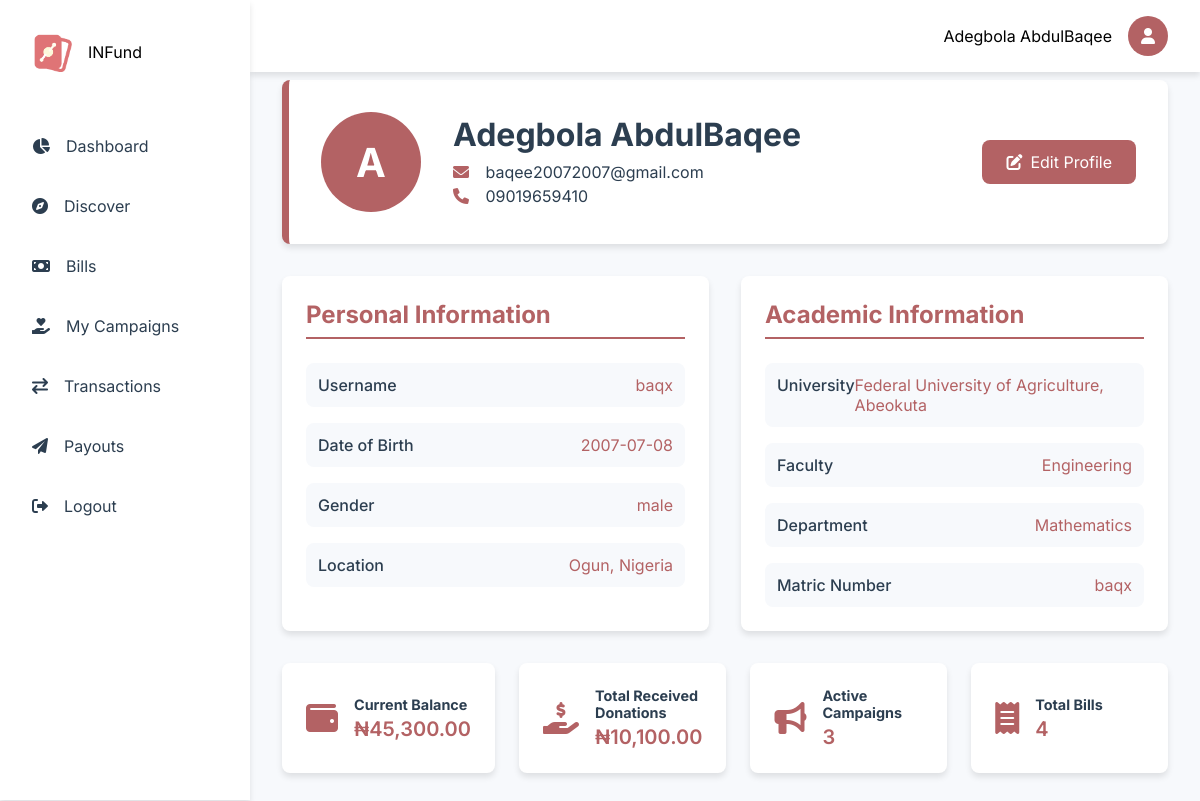
Screenshot of /dashboard/profile.php (signed in) with the database file from the repository.
### tables this page shows
CREATE TABLE `users` (
  `id` int(11) NOT NULL,
  `fullname` varchar(1000) NOT NULL,
  `email` varchar(200) DEFAULT NULL,
  `balance` decimal(15,2) NOT NULL DEFAULT 0.00,
  `username` varchar(30) NOT NULL,
  `phone` varchar(30) DEFAULT NULL,
  `dob` varchar(200) DEFAULT NULL,
  `country` varchar(200) DEFAULT NULL,
  `state` varchar(1000) DEFAULT NULL,
  `university` varchar(1000) DEFAULT NULL,
  `faculty` varchar(1000) DEFAULT NULL,
  `department` varchar(1000) DEFAULT NULL,
  `matric_no` varchar(1000) NOT NULL,
  `password` varchar(1000) DEFAULT NULL,
  `level` varchar(200) NOT NULL DEFAULT '100',
  `bank_id` varchar(200) DEFAULT NULL,
  `bank_account_name` varchar(200) DEFAULT NULL,
  `account_number` int(30) DEFAULT NULL,
  `created_at` varchar(1000) DEFAULT current_timestamp(),
  `last_login` varchar(1000) DEFAULT current_timestamp(),
  `gender` varchar(1000) DEFAULT NULL
);

CREATE TABLE `universities` (
  `id` bigint(20) UNSIGNED NOT NULL,
  `abbreviation` varchar(10) NOT NULL,
  `name` varchar(255) NOT NULL,
  `type` enum('Federal','State','Uniformed','Private') NOT NULL,
  `country` varchar(50) DEFAULT 'Nigeria',
  `email` varchar(1000) DEFAULT NULL,
  `password` varchar(1000) DEFAULT NULL,
  `secret_code` varchar(1000) DEFAULT NULL,
  `logo` varchar(1000) NOT NULL DEFAULT 'default.png'
);

### includes/user/functions.php (called while the page is built, shortened)
<?php
function getUserDetails(string $email): array
{
    global $conn;
    if (strpos($email, "@")) {
        $query = "SELECT * FROM users WHERE email = ?";
    } else {
        $query = "SELECT * FROM users WHERE id = ?";
    }
    $stmt = $conn->prepare($query);
    $stmt->bind_param("s", $email);
    $stmt->execute();
    $result = $stmt->get_result();
    $data = $result->fetch_assoc();
    return $data;
}
?>

### includes/get_universities.php (called while the page is built, shortened)
<?php
function get_university($abbr)
{
    global $conn;
    $stmt = $conn->prepare("SELECT * FROM universities WHERE abbreviation=?");
    $stmt->bind_param("s", $abbr);
    $stmt->execute();
    $result = $stmt->get_result();
    $university = [];
    while ($row = $result->fetch_assoc()) {
        $university[] = $row;
    }
    return $university;
}

### includes/user/profile_functions.php (called while the page is built, shortened)
<?php
function getUserStats($user_id) {
    global $conn;
    $stats = array(
        'total_donations' => 0,
        'active_campaigns' => 0,
        'total_bills' => 0
    );
    $query = "SELECT SUM(amount) as total_donations
              FROM donations d
              JOIN campaigns c ON d.campaign_id = c.id
              WHERE c.uid = ?";
    $stmt = $conn->prepare($query);
    $stmt->bind_param("i", $user_id);
    $stmt->execute();
    $result = $stmt->get_result();
    if($row = $result->fetch_assoc()) {
        $stats['total_donations'] = $row['total_donations'] ?? 0;
    }
    $query = "SELECT COUNT(*) as active_campaigns
              FROM campaigns
              WHERE uid = ? AND status = 'active'";
    $stmt = $conn->prepare($query);
    $stmt->bind_param("i", $user_id);
    $stmt->execute();
    $result = $stmt->get_result();
    if($row = $result->fetch_assoc()) {
        $stats['active_campaigns'] = $row['active_campaigns'];
    }
    $query = "SELECT COUNT(*) as total_bills
              FROM payments p
              JOIN bills b ON p.bill_id = b.id
              WHERE p.student_id = ?";
    $stmt = $conn->prepare($query);
    $stmt->bind_param("i", $user_id);
    $stmt->execute();
    $result = $stmt->get_result();
    if($row = $result->fetch_assoc()) {
        $stats['total_bills'] = $row['total_bills'];
    }
    return $stats;
}

### dashboard/profile.php (the view, shortened to what this page needs)
<?php
$page = "Profile";
$css1="profile";
include '../config/config.php';
include '../includes/get_universities.php';
include '../includes/user/profile_functions.php';
include '../includes/user/nav.php';
$university = get_university($my_details['university']);
$user_stats = getUserStats($_SESSION['user_id']);
?>
<main class="main-content">
    <div class="profile-header">
        <div class="profile-avatar">
            <?php echo strtoupper(substr($my_details['fullname'], 0, 1)); ?>
        </div>
        <div class="profile-info">
            <h1><?php echo $my_details['fullname']; ?></h1>
            <p><i class="fas fa-envelope"></i> <?php echo $my_details['email']; ?></p>
            <p><i class="fas fa-phone"></i> <?php echo $my_details['phone']; ?></p>
        </div>
        <a href="edit-profile.php" class="edit-profile-btn">
            <i class="fas fa-edit"></i> Edit Profile
        </a>
    </div>
    <div class="profile-grid">
        <div class="profile-section">
            <h2>Personal Information</h2>
            <div class="info-card">
                <div class="info-item">
                    <span class="label">Username</span>
                    <span class="value"><?php echo $my_details['username']; ?></span>
                </div>
                <div class="info-item">
                    <span class="label">Date of Birth</span>
                    <span class="value"><?php echo $my_details['dob']; ?></span>
                </div>
                <div class="info-item">
                    <span class="label">Gender</span>
                    <span class="value"><?php echo $my_details['gender']; ?></span>
                </div>
                <div class="info-item">
                    <span class="label">Location</span>
                    <span class="value"><?php echo $my_details['state'] . ', ' . $my_details['country']; ?></span>
                </div>
            </div>
        </div>
        <div class="profile-section">
            <h2>Academic Information</h2>
            <div class="info-card">
                <div class="info-item">
                    <span class="label">University</span>
                    <span class="value"><?php echo $university[0]['name']; ?></span>
                </div>
                <div class="info-item">
                    <span class="label">Faculty</span>
                    <span class="value"><?php echo $my_details['faculty']; ?></span>
                </div>
                <div class="info-item">
                    <span class="label">Department</span>
                    <span class="value"><?php echo $my_details['department']; ?></span>
                </div>
                <div class="info-item">
                    <span class="label">Matric Number</span>
                    <span class="value"><?php echo $my_details['matric_no']; ?></span>
                </div>
            </div>
        </div>
    </div>
    <div class="stats-grid">
        <div class="stat-card">
            <i class="fas fa-wallet"></i>
            <div class="stat-info">
                <h3>Current Balance</h3>
                <p>₦<?php echo number_format($my_details['balance'], 2); ?></p>
            </div>
        </div>
        <div class="stat-card">
            <i class="fas fa-hand-holding-usd"></i>
            <div class="stat-info">
                <h3>Total Received Donations</h3>
                <p>₦<?php echo number_format($user_stats['total_donations'], 2); ?></p>
            </div>
        </div>
        <div class="stat-card">
            <i class="fas fa-bullhorn"></i>
            <div class="stat-info">
                <h3>Active Campaigns</h3>
                <p><?php echo $user_stats['active_campaigns']; ?></p>
            </div>
        </div>
        <div class="stat-card">
            <i class="fas fa-receipt"></i>
            <div class="stat-info">
                <h3>Total Bills</h3>
                <p><?php echo $user_stats['total_bills']; ?></p>
            </div>
        </div>
    </div>
</main>
<?php
include '../includes/user/footer.php';
?>

### includes/user/nav.php (shortened to what this page needs)
<?php
include '../config/config.php';
include '../includes/user/functions.php';
$my_details = getUserDetails($_SESSION["user_id"]);
?>
<!DOCTYPE html>
<html lang="en">
<head>
    <link href="https://cdnjs.cloudflare.com/ajax/libs/toastr.js/latest/css/toastr.min.css" rel="stylesheet" />
    <link rel="stylesheet" href="https://cdnjs.cloudflare.com/ajax/libs/font-awesome/6.0.0/css/all.min.css">
    <link rel="stylesheet" href="../assets/css/user/nav.css">
    <?php if (isset($css1)) : ?>
        <link rel="stylesheet" href="../assets/css/user/<?= $css1 ?>.css">
    <?php endif; ?>
</head>
<body>
    <div class="container">
        <nav class="sidenav">
            <div class="logo">
                <img src="../assets/images/static/logo.png" alt="Logo">
                <span>INFund</span>
            </div>
            <ul class="nav-links">
                <li class="nav-item">
                    <a href="./overview" class="nav-link <?= isset($page) && $page == 'Overview' ? 'active' : ''; ?>">
                        <i class="fas fa-chart-pie"></i>
                        <span>Dashboard</span>
                    </a>
                </li>
                <li class="nav-item">
                    <a href="./discover" class="nav-link <?= isset($page) && $page == 'Discover' ? 'active' : ''; ?>">
                        <i class="fas fa-compass"></i>
                        <span>Discover</span>
                    </a>
                </li>
                <li class="nav-item">
                    <a href="./bills" class="nav-link <?= isset($page) && $page == 'Bills' ? 'active' : ''; ?>">
                        <i class="fas fa-money-bill"></i>
                        <span>Bills</span>
                    </a>
                </li>
                <li class="nav-item">
                    <a href="./campaigns" class="nav-link <?= isset($page) && $page == 'Campaigns' ? 'active' : ''; ?>">
                        <i class="fas fa-hand-holding-heart"></i>
                        <span>My Campaigns</span>
                    </a>
                </li>
                <li class="nav-item">
                    <a href="./transactions" class="nav-link <?= isset($page) && $page == 'Transactions' ? 'active' : ''; ?>">
                        <i class="fas fa-exchange"></i>
                        <span>Transactions</span>
                    </a>
                </li>
                <li class="nav-item">
                    <a href="./payouts" class="nav-link <?= isset($page) && $page == 'Payouts' ? 'active' : ''; ?>">
                        <i class="fas fa-paper-plane"></i>
                        <span>Payouts</span>
                    </a>
                </li>
                <li class="nav-item">
                    <a href="./logout" class="nav-link ">
                        <i class="fas fa-sign-out-alt"></i>
                        <span>Logout</span>
                    </a>
                </li>
            </ul>
        </nav>
        <div class="topnav">
            <div class="user-profile">
                <span><?php echo $my_details['fullname']; ?></span>
                <a href="./profile">
                    <div class="avatar">
                        <i class="fas fa-user"></i>
                    </div>
                </a>
            </div>
        </div>

### assets/css/user/nav.css (style rules this page uses)
:root { --primary-color: #b36264; --secondary-color: #755e28; --accent-color: #b36264; --text-color: #2c3e50; --background-color: #f7f9fc; --card-background: #ffffff; --border-radius: 8px; --transition: all 0.3s ease; --shadow: 0 4px 6px rgba(0, 0, 0, 0.1); --shadow-hover: 0 10px 15px rgba(0, 0, 0, 0.15); --success-color: #4caf50; --warning-color: #ffa000; --danger-color: #f44336; --info-color: #2196f3; }
* { margin: 0; padding: 0; box-sizing: border-box; font-family: "Inter", sans-serif; }
body { background-color: var(--background-color); }
.container { display: flex; min-height: 100vh; }
.sidenav { width: 250px; background: var(--card-background); padding: 1rem; height: 100vh; position: fixed; transition: var(--transition); box-shadow: var(--shadow); z-index: 1000; }
.logo { display: flex; align-items: center; gap: 1rem; padding: 1rem; margin-bottom: 2rem; }
.logo img { width: 40px; height: 40px; }
.nav-links { list-style: none; }
.nav-item { margin-bottom: 0.5rem; }
.nav-link { display: flex; align-items: center; padding: 1rem; color: var(--text-color); text-decoration: none; border-radius: var(--border-radius); transition: var(--transition); gap: 1rem; }
.topnav { background: var(--card-background); padding: 1rem 2rem; display: flex; justify-content: flex-end; align-items: center; position: fixed; width: calc(100% - 250px); right: 0; box-shadow: var(--shadow); z-index: 900; }
.user-profile { display: flex; align-items: center; gap: 1rem; }
.avatar { width: 40px; height: 40px; border-radius: 50%; background: var(--accent-color); display: flex; align-items: center; justify-content: center; color: white; }
.main-content { margin-left: 250px; padding: 5rem 2rem 2rem; flex: 1; }

### assets/css/user/profile.css (style rules this page uses)
.profile-header { background: var(--card-background); padding: 2rem; border-radius: var(--border-radius); box-shadow: var(--shadow); display: flex; align-items: center; gap: 2rem; margin-bottom: 2rem; border-left: 7px solid var(--accent-color); }
.profile-avatar { width: 100px; height: 100px; background: var(--accent-color); border-radius: 50%; display: flex; align-items: center; justify-content: center; font-size: 2.5rem; color: white; font-weight: bold; }
.profile-info { flex: 1; }
.profile-info h1 { margin-bottom: 0.5rem; color: var(--text-color); }
.profile-info p { color: var(--text-color); margin-bottom: 0.25rem; }
.profile-info i { color: var(--accent-color); margin-right: 0.5rem; width: 20px; }
.edit-profile-btn { padding: 0.75rem 1.5rem; background: var(--accent-color); color: white; border-radius: var(--border-radius); text-decoration: none; transition: var(--transition); display: flex; align-items: center; gap: 0.5rem; }
.profile-grid { display: grid; grid-template-columns: repeat(2, 1fr); gap: 2rem; margin-bottom: 2rem; }
.profile-section { background: var(--card-background); padding: 1.5rem; border-radius: var(--border-radius); box-shadow: var(--shadow); }
.profile-section h2 { color: var(--accent-color); margin-bottom: 1.5rem; padding-bottom: 0.5rem; border-bottom: 2px solid var(--accent-color); }
.info-card { display: grid; gap: 1rem; }
.info-item { display: flex; justify-content: space-between; padding: 0.75rem; background: var(--background-color); border-radius: var(--border-radius); }
.info-item .label { color: var(--text-color); font-weight: 500; }
.info-item .value { color: var(--accent-color); }
.stats-grid { display: grid; grid-template-columns: repeat(4, 1fr); gap: 1.5rem; }
.stat-card { background: var(--card-background); padding: 1.5rem; border-radius: var(--border-radius); box-shadow: var(--shadow); display: flex; align-items: center; gap: 1rem; transition: var(--transition); }
.stat-card i { font-size: 2rem; color: var(--accent-color); }
.stat-info h3 { font-size: 0.9rem; color: var(--text-color); margin-bottom: 0.25rem; }
.stat-info p { font-size: 1.25rem; font-weight: 600; color: var(--accent-color); }

### rows the page displays
users: fullname "Adegbola AbdulBaqee", fullname "A", email "baqee20072007@gmail.com", phone "09019659410", username "baqx", dob "2007-07-08", gender "male", state "Ogun", country "Nigeria", faculty "Engineering", department "Mathematics", matric_no "baqx", balance "45,300.00"
universities: name "Federal University of Agriculture, Abeokuta"

### other values shown
$user_stats['total_donations'] "10,100.00"
$user_stats['active_campaigns'] "3"
$user_stats['total_bills'] "4"
